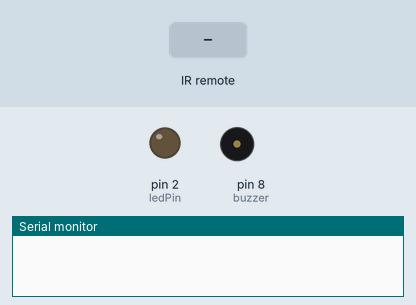
Bench run of a sketch on a simulated Arduino Uno, built with avr-gcc and run on an emulated ATmega328P. Parts: output pins drawn as LEDs (lit = HIGH), buzzer (waves = sounding, pin HIGH), the last lines printed to the serial monitor. The test bench sets the inputs (shaded band).

Above: at 1.2 s.
1.3 s: infrared code 0xEA15FF00 received
At 1.9 s:
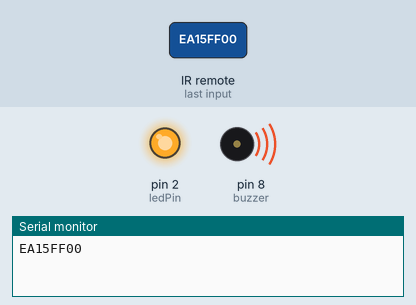
2.8 s: infrared code 0xB847FF00 received
At 4.2 s:
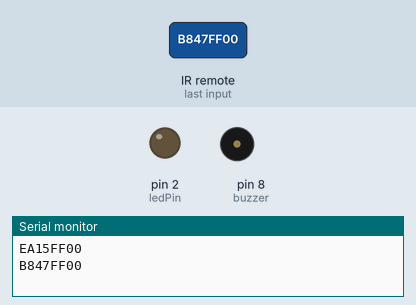
Timing chart, 0 to 5.8 s (numbered marks = the images above; inputs shaded):
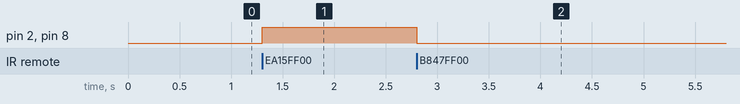

The sketch:

Recepteur_IR____Telecommande_a_led___avec_buzzer.ino
```cpp
// (licence header left out)
// Visite ma chaine youtube : https://www.youtube.com/channel/UC6kEnwoRBb-1Av36WA99mzQ
// Abonne toi et like pour me donner de la force !

// NB: Si vous n'utilisez pas le meme modéle de télécommande que dans ma video le code ne marchera pas !
          //Car la fréquence de chaque bouton varie généralement en fonction du modéle de la télécommande.


                  // J'ai expliqué le cablage en commentaire 👇

#include<IRremote.h>
IRrecv IR(11);        // Attention de griller votre recepteur IR
                      // Mettez le recepteur IR telque la partie blanche soit face á vous et respectez la ligne suivante :
                    //( Signal du Recepteur Infrarouge [1ere patte ]est branché á la broche 11 , ensuite [2eme patte] á GND et enfin [3eme patte ] á 5v)
int buzzer = 8;           //( borne + du buzzer actif branchée á la broche 8 et la borne - est branchéé á GND )
int ledPin = 2;           //( Anode de la led branchée á la broche 2, la cathode á la résistance [220ohms] puis á GND)

void setup() {
  // put your setup code here, to run once:
  pinMode(buzzer, OUTPUT);
IR.enableIRIn();
pinMode(ledPin, OUTPUT);
Serial.begin(9600);

}

void loop() {
  // put your main code here, to run repeatedly:
if(IR.decode()){
  Serial.println(IR.decodedIRData.decodedRawData, HEX );
if(IR.decodedIRData.decodedRawData == 0xEA15FF00){
digitalWrite(ledPin, HIGH);
  digitalWrite(buzzer, HIGH);
}
else if(IR.decodedIRData.decodedRawData == 0xB847FF00){
digitalWrite(ledPin, LOW);
digitalWrite(buzzer, LOW);
}
delay(10);
IR.resume();
}
}
```

Measured:
- after the input at 1.3 s, pin 2 (ledPin), pin 8 (buzzer): LOW → HIGH at once
- after the input at 2.8 s, pin 2 (ledPin), pin 8 (buzzer): HIGH → LOW at once
